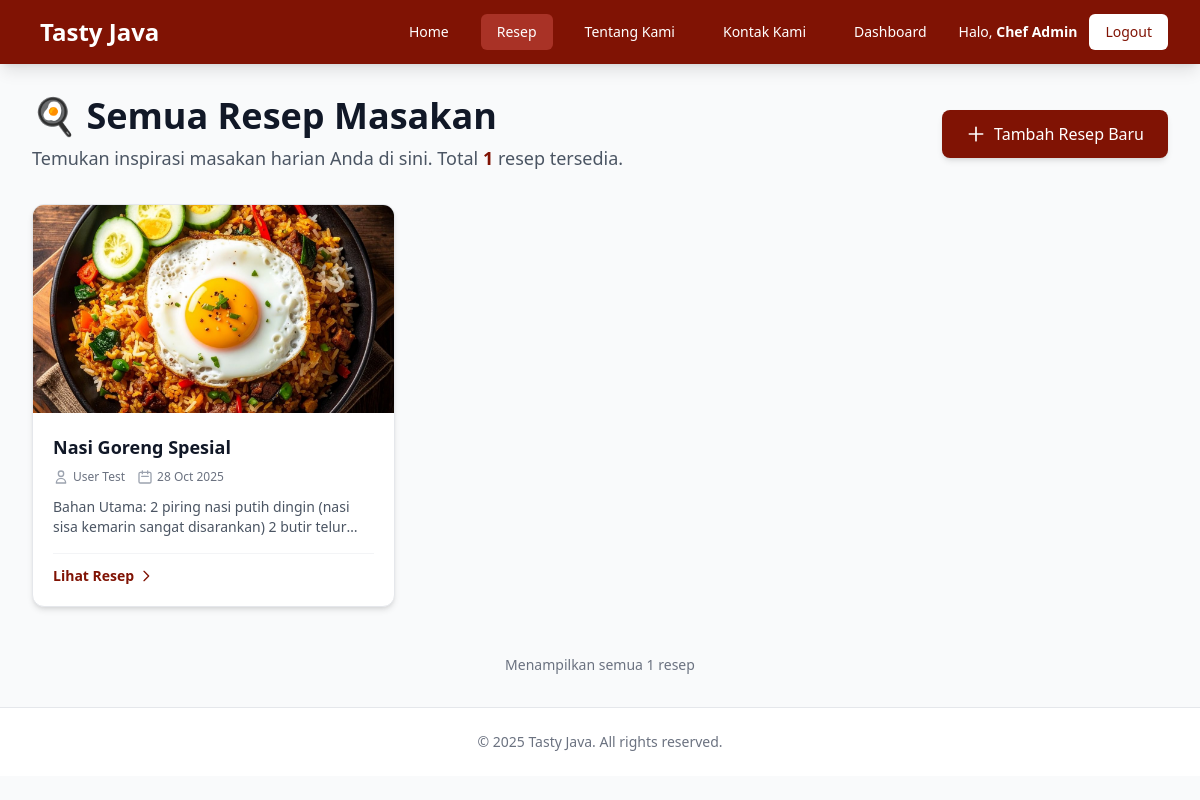
/public/recipes.php (signed in), run on the app's committed database.
### tables this page shows
CREATE TABLE `recipes` (
  `id` INT AUTO_INCREMENT PRIMARY KEY,
  `title` VARCHAR(255) NOT NULL,
  `ingredients` TEXT NOT NULL COMMENT 'Bahan-bahan resep',
  `instructions` TEXT NOT NULL COMMENT 'Langkah-langkah pembuatan',
  `featured_image` VARCHAR(255) NULL COMMENT 'Path ke gambar masakan',
  `author_id` INT,
  `created_at` TIMESTAMP DEFAULT CURRENT_TIMESTAMP,
  FOREIGN KEY (`author_id`) REFERENCES `users`(`id`) ON DELETE SET NULL
);

CREATE TABLE `users` (
  `id` INT AUTO_INCREMENT PRIMARY KEY,
  `name` VARCHAR(100) NOT NULL,
  `email` VARCHAR(100) NOT NULL UNIQUE,
  `password_hash` VARCHAR(255) NOT NULL,
  `role` ENUM('admin', 'editor', 'user') NOT NULL DEFAULT 'user',
  `created_at` TIMESTAMP DEFAULT CURRENT_TIMESTAMP
);

### public/recipes.php (the view, shortened to what this page needs)
<?php
$page_title = 'Semua Resep Masakan';
include __DIR__ . '/_header.php';
$sql = "SELECT recipes.id, recipes.title, recipes.featured_image, recipes.ingredients,
               users.name AS author_name, recipes.created_at
        FROM recipes
        JOIN users ON recipes.author_id = users.id
        ORDER BY recipes.created_at DESC";
$result = mysqli_query($conn, $sql);
$recipes = [];
if ($result && mysqli_num_rows($result) > 0) {
    while ($row = mysqli_fetch_assoc($result)) {
        $clean_text = strip_tags($row['ingredients']);
        $clean_text = preg_replace('/\s+/', ' ', $clean_text);
        $clean_text = trim($clean_text);
        $excerpt = substr($clean_text, 0, 100) . '...';
        $recipes[] = [
            'id' => $row['id'],
            'title' => $row['title'],
            'image' => $row['featured_image'] ? '/tasty_java/' . $row['featured_image'] : 'https://images.unsplash.com/photo-1546069901-ba9599a7e63c?auto=format&fit=crop&q=80&w=600',
            'author_name' => $row['author_name'],
            'excerpt' => $excerpt,
            'created_at' => $row['created_at']
        ];
    }
}
$total_recipes = count($recipes);
?>
<div class="max-w-7xl mx-auto px-4 sm:px-6 lg:px-8 py-8">
    <div class="mb-8">
        <div class="flex flex-col md:flex-row md:items-center md:justify-between">
            <div>
                <h1 class="text-3xl md:text-4xl font-bold text-gray-900 mb-2">
                    🍳 <?php echo $page_title; ?>
                </h1>
                <p class="text-gray-600 text-lg">
                    Temukan inspirasi masakan harian Anda di sini. Total <span class="font-semibold text-primary"><?php echo $total_recipes; ?></span> resep tersedia.
                </p>
            </div>
            <?php if (isset($_SESSION['user_id']) && $_SESSION['user_role'] == 'admin'): ?>
                <div class="mt-4 md:mt-0">
                    <a href="admin/create_recipe.php"
                       class="inline-flex items-center px-6 py-3 bg-primary text-white font-medium rounded-lg shadow-md hover:bg-primary-dark transition duration-300">
                        <svg class="w-5 h-5 mr-2" fill="none" stroke="currentColor" viewBox="0 0 24 24">
                            <path stroke-linecap="round" stroke-linejoin="round" stroke-width="2" d="M12 4v16m8-8H4"/>
                        </svg>
                        Tambah Resep Baru
                    </a>
                </div>
            <?php endif; ?>
        </div>
    </div>
    <?php if (empty($recipes)): ?>
        <div class="text-center py-16 bg-gray-50 rounded-lg">
            <svg class="mx-auto h-24 w-24 text-gray-400" fill="none" stroke="currentColor" viewBox="0 0 24 24">
                <path stroke-linecap="round" stroke-linejoin="round" stroke-width="2" d="M19 11H5m14 0a2 2 0 012 2v6a2 2 0 01-2 2H5a2 2 0 01-2-2v-6a2 2 0 012-2m14 0V9a2 2 0 00-2-2M5 11V9a2 2 0 012-2m0 0V5a2 2 0 012-2h6a2 2 0 012 2v2M7 7h10"/>
            </svg>
            <h3 class="mt-4 text-xl font-semibold text-gray-900">Belum ada resep</h3>
            <p class="mt-2 text-gray-600">Belum ada resep yang dipublikasikan saat ini.</p>
            <?php if (isset($_SESSION['user_id']) && $_SESSION['user_role'] == 'admin'): ?>
                <div class="mt-6">
                    <a href="admin/create_recipe.php"
                       class="inline-flex items-center px-6 py-3 bg-primary text-white font-medium rounded-lg shadow hover:bg-primary-dark transition duration-300">
                        <svg class="w-5 h-5 mr-2" fill="none" stroke="currentColor" viewBox="0 0 24 24">
                            <path stroke-linecap="round" stroke-linejoin="round" stroke-width="2" d="M12 4v16m8-8H4"/>
                        </svg>
                        Tambah Resep Pertama
                    </a>
                </div>
            <?php else: ?>
                <p class="mt-4 text-gray-500">Silakan login sebagai admin untuk menambah resep.</p>
            <?php endif; ?>
        </div>
    <?php else: ?>
        <div class="grid gap-6 sm:grid-cols-2 lg:grid-cols-3 xl:grid-cols-4">
            <?php foreach ($recipes as $recipe): ?>
                <article class="group bg-white rounded-xl shadow-md overflow-hidden border border-gray-200 hover:shadow-2xl hover:border-primary transition-all duration-300 transform hover:-translate-y-1">
                    <a href="recipe_detail.php?id=<?= $recipe['id'] ?>" class="block relative h-52 overflow-hidden">
                        <img src="<?= htmlspecialchars($recipe['image']) ?>"
                             alt="<?= htmlspecialchars($recipe['title']) ?>"
                             class="w-full h-full object-cover group-hover:scale-110 transition-transform duration-500">
                    </a>
                    <div class="p-5">
                        <h3 class="text-lg font-bold text-gray-900 mb-2 group-hover:text-primary transition-colors duration-300 line-clamp-2">
                            <a href="recipe_detail.php?id=<?= $recipe['id'] ?>">
                                <?= htmlspecialchars($recipe['title']) ?>
                            </a>
                        </h3>
                        <div class="flex items-center text-xs text-gray-500 mb-3">
                            <svg class="w-4 h-4 mr-1 text-gray-400" fill="none" stroke="currentColor" viewBox="0 0 24 24">
                                <path stroke-linecap="round" stroke-linejoin="round" stroke-width="2" d="M16 7a4 4 0 11-8 0 4 4 0 018 0zM12 14a7 7 0 00-7 7h14a7 7 0 00-7-7z"/>
                            </svg>
                            <span class="mr-3"><?= htmlspecialchars($recipe['author_name']) ?></span>
                            <svg class="w-4 h-4 mr-1 text-gray-400" fill="none" stroke="currentColor" viewBox="0 0 24 24">
                                <path stroke-linecap="round" stroke-linejoin="round" stroke-width="2" d="M8 7V3m8 4V3m-9 8h10M5 21h14a2 2 0 002-2V7a2 2 0 00-2-2H5a2 2 0 00-2 2v12a2 2 0 002 2z"/>
                            </svg>
                            <span><?= date('d M Y', strtotime($recipe['created_at'])) ?></span>
                        </div>
                        <p class="text-sm text-gray-600 mb-4 line-clamp-2">
                            <?= htmlspecialchars($recipe['excerpt']) ?>
                        </p>
                        <div class="flex items-center justify-between pt-3 border-t border-gray-100">
                            <a href="recipe_detail.php?id=<?= $recipe['id'] ?>"
                               class="inline-flex items-center text-primary font-semibold text-sm hover:text-primary-dark transition-colors duration-300">
                                Lihat Resep
                                <svg class="w-4 h-4 ml-1 group-hover:translate-x-1 transition-transform duration-300" fill="none" stroke="currentColor" viewBox="0 0 24 24">
                                    <path stroke-linecap="round" stroke-linejoin="round" stroke-width="2" d="M9 5l7 7-7 7"/>
                                </svg>
                            </a>
                        </div>
                    </div>
                </article>
            <?php endforeach; ?>
        </div>
        <div class="mt-12 flex justify-center">
            <p class="text-gray-500 text-sm">
                Menampilkan semua <?= $total_recipes ?> resep
            </p>
        </div>
    <?php endif; ?>
</div>
<?php
include __DIR__ . '/_footer.php';
?>

### data on the page
recipes: title "Nasi Goreng Spesial", author.name "User Test", created_at "28 Oct 2025", excerpt "Bahan Utama: 2 piring nasi putih dingin (nasi sisa kemarin sangat disarankan) 2 butir…"

### other printed values
$_SESSION['user_name'] "Chef Admin"
$page_title "Semua Resep Masakan"
$total_recipes "1"
